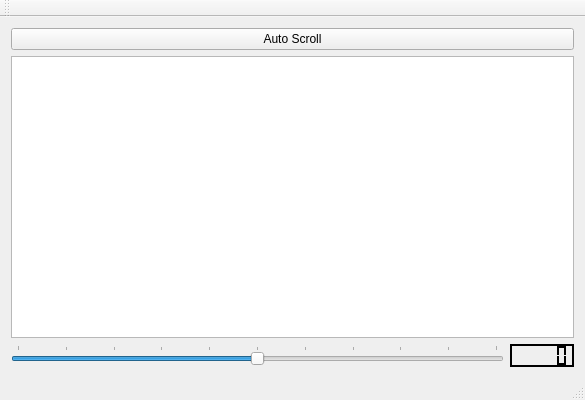
<?xml version="1.0" encoding="UTF-8"?>
<ui version="4.0">
 <class>MainWindow</class>
 <widget class="QMainWindow" name="MainWindow">
  <property name="geometry">
   <rect>
    <x>0</x>
    <y>0</y>
    <width>585</width>
    <height>400</height>
   </rect>
  </property>
  <property name="windowTitle">
   <string>MainWindow</string>
  </property>
  <widget class="QWidget" name="gridLayout">
   <layout class="QGridLayout" name="gridLayout_2">
    <item row="0" column="0" colspan="2">
     <widget class="QPushButton" name="plotBtn">
      <property name="sizePolicy">
       <sizepolicy hsizetype="Expanding" vsizetype="Maximum">
        <horstretch>0</horstretch>
        <verstretch>0</verstretch>
       </sizepolicy>
      </property>
      <property name="text">
       <string>Auto Scroll</string>
      </property>
     </widget>
    </item>
    <item row="2" column="1">
     <widget class="QLCDNumber" name="lcdNumber">
      <property name="palette">
       <palette>
        <active>
         <colorrole role="WindowText">
          <brush brushstyle="SolidPattern">
           <color alpha="255">
            <red>255</red>
            <green>255</green>
            <blue>255</blue>
           </color>
          </brush>
         </colorrole>
         <colorrole role="Button">
          <brush brushstyle="SolidPattern">
           <color alpha="255">
            <red>0</red>
            <green>0</green>
            <blue>0</blue>
           </color>
          </brush>
         </colorrole>
         <colorrole role="Light">
          <brush brushstyle="SolidPattern">
           <color alpha="255">
            <red>0</red>
            <green>0</green>
            <blue>0</blue>
           </color>
          </brush>
         </colorrole>
         <colorrole role="Midlight">
          <brush brushstyle="SolidPattern">
           <color alpha="255">
            <red>0</red>
            <green>0</green>
            <blue>0</blue>
           </color>
          </brush>
         </colorrole>
         <colorrole role="Dark">
          <brush brushstyle="SolidPattern">
           <color alpha="255">
            <red>0</red>
            <green>0</green>
            <blue>0</blue>
           </color>
          </brush>
         </colorrole>
         <colorrole role="Mid">
          <brush brushstyle="SolidPattern">
           <color alpha="255">
            <red>0</red>
            <green>0</green>
            <blue>0</blue>
           </color>
          </brush>
         </colorrole>
         <colorrole role="Text">
          <brush brushstyle="SolidPattern">
           <color alpha="255">
            <red>255</red>
            <green>255</green>
            <blue>255</blue>
           </color>
          </brush>
         </colorrole>
         <colorrole role="BrightText">
          <brush brushstyle="SolidPattern">
           <color alpha="255">
            <red>255</red>
            <green>255</green>
            <blue>255</blue>
           </color>
          </brush>
         </colorrole>
         <colorrole role="ButtonText">
          <brush brushstyle="SolidPattern">
           <color alpha="255">
            <red>255</red>
            <green>255</green>
            <blue>255</blue>
           </color>
          </brush>
         </colorrole>
         <colorrole role="Base">
          <brush brushstyle="SolidPattern">
           <color alpha="255">
            <red>0</red>
            <green>0</green>
            <blue>0</blue>
           </color>
          </brush>
         </colorrole>
         <colorrole role="Window">
          <brush brushstyle="SolidPattern">
           <color alpha="255">
            <red>0</red>
            <green>0</green>
            <blue>0</blue>
           </color>
          </brush>
         </colorrole>
         <colorrole role="Shadow">
          <brush brushstyle="SolidPattern">
           <color alpha="255">
            <red>0</red>
            <green>0</green>
            <blue>0</blue>
           </color>
          </brush>
         </colorrole>
         <colorrole role="AlternateBase">
          <brush brushstyle="SolidPattern">
           <color alpha="255">
            <red>0</red>
            <green>0</green>
            <blue>0</blue>
           </color>
          </brush>
         </colorrole>
         <colorrole role="ToolTipBase">
          <brush brushstyle="SolidPattern">
           <color alpha="255">
            <red>255</red>
            <green>255</green>
            <blue>220</blue>
           </color>
          </brush>
         </colorrole>
         <colorrole role="ToolTipText">
          <brush brushstyle="SolidPattern">
           <color alpha="255">
            <red>0</red>
            <green>0</green>
            <blue>0</blue>
           </color>
          </brush>
         </colorrole>
        </active>
        <inactive>
         <colorrole role="WindowText">
          <brush brushstyle="SolidPattern">
           <color alpha="255">
            <red>255</red>
            <green>255</green>
            <blue>255</blue>
           </color>
          </brush>
         </colorrole>
         <colorrole role="Button">
          <brush brushstyle="SolidPattern">
           <color alpha="255">
            <red>0</red>
            <green>0</green>
            <blue>0</blue>
           </color>
          </brush>
         </colorrole>
         <colorrole role="Light">
          <brush brushstyle="SolidPattern">
           <color alpha="255">
            <red>0</red>
            <green>0</green>
            <blue>0</blue>
           </color>
          </brush>
         </colorrole>
         <colorrole role="Midlight">
          <brush brushstyle="SolidPattern">
           <color alpha="255">
            <red>0</red>
            <green>0</green>
            <blue>0</blue>
           </color>
          </brush>
         </colorrole>
         <colorrole role="Dark">
          <brush brushstyle="SolidPattern">
           <color alpha="255">
            <red>0</red>
            <green>0</green>
            <blue>0</blue>
           </color>
          </brush>
         </colorrole>
         <colorrole role="Mid">
          <brush brushstyle="SolidPattern">
           <color alpha="255">
            <red>0</red>
            <green>0</green>
            <blue>0</blue>
           </color>
          </brush>
         </colorrole>
         <colorrole role="Text">
          <brush brushstyle="SolidPattern">
           <color alpha="255">
            <red>255</red>
            <green>255</green>
            <blue>255</blue>
           </color>
          </brush>
         </colorrole>
         <colorrole role="BrightText">
          <brush brushstyle="SolidPattern">
           <color alpha="255">
            <red>255</red>
            <green>255</green>
            <blue>255</blue>
           </color>
          </brush>
         </colorrole>
         <colorrole role="ButtonText">
          <brush brushstyle="SolidPattern">
           <color alpha="255">
            <red>255</red>
            <green>255</green>
            <blue>255</blue>
           </color>
          </brush>
         </colorrole>
         <colorrole role="Base">
          <brush brushstyle="SolidPattern">
           <color alpha="255">
            <red>0</red>
            <green>0</green>
            <blue>0</blue>
           </color>
          </brush>
         </colorrole>
         <colorrole role="Window">
          <brush brushstyle="SolidPattern">
           <color alpha="255">
            <red>0</red>
            <green>0</green>
            <blue>0</blue>
           </color>
          </brush>
         </colorrole>
         <colorrole role="Shadow">
          <brush brushstyle="SolidPattern">
           <color alpha="255">
            <red>0</red>
            <green>0</green>
            <blue>0</blue>
           </color>
          </brush>
         </colorrole>
         <colorrole role="AlternateBase">
          <brush brushstyle="SolidPattern">
           <color alpha="255">
            <red>0</red>
            <green>0</green>
            <blue>0</blue>
           </color>
          </brush>
         </colorrole>
         <colorrole role="ToolTipBase">
          <brush brushstyle="SolidPattern">
           <color alpha="255">
            <red>255</red>
            <green>255</green>
            <blue>220</blue>
           </color>
          </brush>
         </colorrole>
         <colorrole role="ToolTipText">
          <brush brushstyle="SolidPattern">
           <color alpha="255">
            <red>0</red>
            <green>0</green>
            <blue>0</blue>
           </color>
          </brush>
         </colorrole>
        </inactive>
        <disabled>
         <colorrole role="WindowText">
          <brush brushstyle="SolidPattern">
           <color alpha="255">
            <red>0</red>
            <green>0</green>
            <blue>0</blue>
           </color>
          </brush>
         </colorrole>
         <colorrole role="Button">
          <brush brushstyle="SolidPattern">
           <color alpha="255">
            <red>0</red>
            <green>0</green>
            <blue>0</blue>
           </color>
          </brush>
         </colorrole>
         <colorrole role="Light">
          <brush brushstyle="SolidPattern">
           <color alpha="255">
            <red>0</red>
            <green>0</green>
            <blue>0</blue>
           </color>
          </brush>
         </colorrole>
         <colorrole role="Midlight">
          <brush brushstyle="SolidPattern">
           <color alpha="255">
            <red>0</red>
            <green>0</green>
            <blue>0</blue>
           </color>
          </brush>
         </colorrole>
         <colorrole role="Dark">
          <brush brushstyle="SolidPattern">
           <color alpha="255">
            <red>0</red>
            <green>0</green>
            <blue>0</blue>
           </color>
          </brush>
         </colorrole>
         <colorrole role="Mid">
          <brush brushstyle="SolidPattern">
           <color alpha="255">
            <red>0</red>
            <green>0</green>
            <blue>0</blue>
           </color>
          </brush>
         </colorrole>
         <colorrole role="Text">
          <brush brushstyle="SolidPattern">
           <color alpha="255">
            <red>0</red>
            <green>0</green>
            <blue>0</blue>
           </color>
          </brush>
         </colorrole>
         <colorrole role="BrightText">
          <brush brushstyle="SolidPattern">
           <color alpha="255">
            <red>255</red>
            <green>255</green>
            <blue>255</blue>
           </color>
          </brush>
         </colorrole>
         <colorrole role="ButtonText">
          <brush brushstyle="SolidPattern">
           <color alpha="255">
            <red>0</red>
            <green>0</green>
            <blue>0</blue>
           </color>
          </brush>
         </colorrole>
         <colorrole role="Base">
          <brush brushstyle="SolidPattern">
           <color alpha="255">
            <red>0</red>
            <green>0</green>
            <blue>0</blue>
           </color>
          </brush>
         </colorrole>
         <colorrole role="Window">
          <brush brushstyle="SolidPattern">
           <color alpha="255">
            <red>0</red>
            <green>0</green>
            <blue>0</blue>
           </color>
          </brush>
         </colorrole>
         <colorrole role="Shadow">
          <brush brushstyle="SolidPattern">
           <color alpha="255">
            <red>0</red>
            <green>0</green>
            <blue>0</blue>
           </color>
          </brush>
         </colorrole>
         <colorrole role="AlternateBase">
          <brush brushstyle="SolidPattern">
           <color alpha="255">
            <red>0</red>
            <green>0</green>
            <blue>0</blue>
           </color>
          </brush>
         </colorrole>
         <colorrole role="ToolTipBase">
          <brush brushstyle="SolidPattern">
           <color alpha="255">
            <red>255</red>
            <green>255</green>
            <blue>220</blue>
           </color>
          </brush>
         </colorrole>
         <colorrole role="ToolTipText">
          <brush brushstyle="SolidPattern">
           <color alpha="255">
            <red>0</red>
            <green>0</green>
            <blue>0</blue>
           </color>
          </brush>
         </colorrole>
        </disabled>
       </palette>
      </property>
      <property name="font">
       <font>
        <pointsize>16</pointsize>
        <weight>75</weight>
        <bold>true</bold>
        <kerning>true</kerning>
       </font>
      </property>
     </widget>
    </item>
    <item row="2" column="0">
     <widget class="QSlider" name="horizontalSlider">
      <property name="sizePolicy">
       <sizepolicy hsizetype="Expanding" vsizetype="Fixed">
        <horstretch>0</horstretch>
        <verstretch>0</verstretch>
       </sizepolicy>
      </property>
      <property name="minimum">
       <number>-50</number>
      </property>
      <property name="maximum">
       <number>50</number>
      </property>
      <property name="singleStep">
       <number>1</number>
      </property>
      <property name="pageStep">
       <number>6</number>
      </property>
      <property name="tracking">
       <bool>true</bool>
      </property>
      <property name="orientation">
       <enum>Qt::Horizontal</enum>
      </property>
      <property name="tickPosition">
       <enum>QSlider::TicksAbove</enum>
      </property>
      <property name="tickInterval">
       <number>10</number>
      </property>
     </widget>
    </item>
    <item row="1" column="0" colspan="2">
     <widget class="PlotWidget" name="plot">
      <property name="sizePolicy">
       <sizepolicy hsizetype="Expanding" vsizetype="Expanding">
        <horstretch>0</horstretch>
        <verstretch>0</verstretch>
       </sizepolicy>
      </property>
      <property name="maximumSize">
       <size>
        <width>16777215</width>
        <height>16777215</height>
       </size>
      </property>
     </widget>
    </item>
   </layout>
  </widget>
  <widget class="QMenuBar" name="menuBar">
   <property name="geometry">
    <rect>
     <x>0</x>
     <y>0</y>
     <width>585</width>
     <height>22</height>
    </rect>
   </property>
  </widget>
  <widget class="QToolBar" name="mainToolBar">
   <attribute name="toolBarArea">
    <enum>TopToolBarArea</enum>
   </attribute>
   <attribute name="toolBarBreak">
    <bool>false</bool>
   </attribute>
  </widget>
  <widget class="QStatusBar" name="statusBar"/>
 </widget>
 <layoutdefault spacing="6" margin="11"/>
 <customwidgets>
  <customwidget>
   <class>PlotWidget</class>
   <extends>QGraphicsView</extends>
   <header>pyqtgraph</header>
  </customwidget>
 </customwidgets>
 <resources/>
 <connections/>
</ui>
